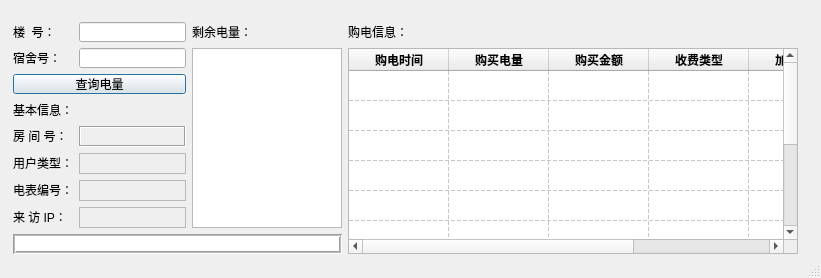
<?xml version="1.0" encoding="UTF-8"?>
<ui version="4.0">
 <class>ydcx</class>
 <widget class="QDialog" name="ydcx">
  <property name="enabled">
   <bool>true</bool>
  </property>
  <property name="geometry">
   <rect>
    <x>0</x>
    <y>0</y>
    <width>821</width>
    <height>278</height>
   </rect>
  </property>
  <property name="windowTitle">
   <string>ydcx</string>
  </property>
  <property name="sizeGripEnabled">
   <bool>true</bool>
  </property>
  <property name="modal">
   <bool>true</bool>
  </property>
  <widget class="QWidget" name="">
   <property name="geometry">
    <rect>
     <x>2</x>
     <y>11</y>
     <width>807</width>
     <height>254</height>
    </rect>
   </property>
   <layout class="QHBoxLayout" name="horizontalLayout_12">
    <item>
     <layout class="QVBoxLayout" name="verticalLayout_6">
      <item>
       <layout class="QHBoxLayout" name="horizontalLayout_11">
        <item>
         <layout class="QVBoxLayout" name="verticalLayout_5">
          <item>
           <layout class="QVBoxLayout" name="verticalLayout_3">
            <item>
             <layout class="QHBoxLayout" name="horizontalLayout">
              <item>
               <widget class="QLabel" name="label_building">
                <property name="enabled">
                 <bool>true</bool>
                </property>
                <property name="sizePolicy">
                 <sizepolicy hsizetype="Fixed" vsizetype="Fixed">
                  <horstretch>0</horstretch>
                  <verstretch>0</verstretch>
                 </sizepolicy>
                </property>
                <property name="minimumSize">
                 <size>
                  <width>60</width>
                  <height>20</height>
                 </size>
                </property>
                <property name="maximumSize">
                 <size>
                  <width>16777215</width>
                  <height>20</height>
                 </size>
                </property>
                <property name="text">
                 <string>楼  号：</string>
                </property>
               </widget>
              </item>
              <item>
               <widget class="QLineEdit" name="ledit_building">
                <property name="enabled">
                 <bool>true</bool>
                </property>
                <property name="maximumSize">
                 <size>
                  <width>16777215</width>
                  <height>20</height>
                 </size>
                </property>
               </widget>
              </item>
             </layout>
            </item>
            <item>
             <layout class="QHBoxLayout" name="horizontalLayout_2">
              <item>
               <widget class="QLabel" name="label_fangjianhao">
                <property name="enabled">
                 <bool>true</bool>
                </property>
                <property name="sizePolicy">
                 <sizepolicy hsizetype="Fixed" vsizetype="Fixed">
                  <horstretch>0</horstretch>
                  <verstretch>0</verstretch>
                 </sizepolicy>
                </property>
                <property name="minimumSize">
                 <size>
                  <width>60</width>
                  <height>20</height>
                 </size>
                </property>
                <property name="maximumSize">
                 <size>
                  <width>60</width>
                  <height>20</height>
                 </size>
                </property>
                <property name="text">
                 <string>宿舍号：</string>
                </property>
               </widget>
              </item>
              <item>
               <widget class="QLineEdit" name="ledit_home">
                <property name="sizePolicy">
                 <sizepolicy hsizetype="Expanding" vsizetype="Fixed">
                  <horstretch>0</horstretch>
                  <verstretch>0</verstretch>
                 </sizepolicy>
                </property>
                <property name="maximumSize">
                 <size>
                  <width>16777215</width>
                  <height>20</height>
                 </size>
                </property>
               </widget>
              </item>
             </layout>
            </item>
            <item>
             <layout class="QHBoxLayout" name="horizontalLayout_6">
              <item>
               <widget class="QPushButton" name="bt_search">
                <property name="maximumSize">
                 <size>
                  <width>16777215</width>
                  <height>20</height>
                 </size>
                </property>
                <property name="text">
                 <string>查询电量</string>
                </property>
               </widget>
              </item>
             </layout>
            </item>
           </layout>
          </item>
          <item>
           <layout class="QVBoxLayout" name="verticalLayout_4">
            <property name="sizeConstraint">
             <enum>QLayout::SetDefaultConstraint</enum>
            </property>
            <item>
             <layout class="QHBoxLayout" name="horizontalLayout_3">
              <item>
               <widget class="QLabel" name="label_jibenxinxi">
                <property name="sizePolicy">
                 <sizepolicy hsizetype="Preferred" vsizetype="Fixed">
                  <horstretch>0</horstretch>
                  <verstretch>0</verstretch>
                 </sizepolicy>
                </property>
                <property name="maximumSize">
                 <size>
                  <width>60</width>
                  <height>20</height>
                 </size>
                </property>
                <property name="text">
                 <string>基本信息：</string>
                </property>
               </widget>
              </item>
              <item>
               <spacer name="horizontalSpacer_2">
                <property name="orientation">
                 <enum>Qt::Horizontal</enum>
                </property>
                <property name="sizeHint" stdset="0">
                 <size>
                  <width>40</width>
                  <height>20</height>
                 </size>
                </property>
               </spacer>
              </item>
             </layout>
            </item>
            <item>
             <layout class="QHBoxLayout" name="horizontalLayout_7">
              <item>
               <widget class="QLabel" name="label_labfangjianhao_1">
                <property name="sizePolicy">
                 <sizepolicy hsizetype="Fixed" vsizetype="Fixed">
                  <horstretch>0</horstretch>
                  <verstretch>0</verstretch>
                 </sizepolicy>
                </property>
                <property name="maximumSize">
                 <size>
                  <width>60</width>
                  <height>20</height>
                 </size>
                </property>
                <property name="frameShape">
                 <enum>QFrame::NoFrame</enum>
                </property>
                <property name="text">
                 <string>房 间 号：</string>
                </property>
               </widget>
              </item>
              <item>
               <widget class="QLabel" name="label_labfangjianhao_2">
                <property name="enabled">
                 <bool>true</bool>
                </property>
                <property name="autoFillBackground">
                 <bool>false</bool>
                </property>
                <property name="frameShape">
                 <enum>QFrame::Box</enum>
                </property>
                <property name="frameShadow">
                 <enum>QFrame::Sunken</enum>
                </property>
                <property name="text">
                 <string/>
                </property>
                <property name="textFormat">
                 <enum>Qt::AutoText</enum>
                </property>
                <property name="scaledContents">
                 <bool>false</bool>
                </property>
               </widget>
              </item>
             </layout>
            </item>
            <item>
             <layout class="QHBoxLayout" name="horizontalLayout_8">
              <item>
               <widget class="QLabel" name="label_usertype_1">
                <property name="sizePolicy">
                 <sizepolicy hsizetype="Fixed" vsizetype="Fixed">
                  <horstretch>0</horstretch>
                  <verstretch>0</verstretch>
                 </sizepolicy>
                </property>
                <property name="maximumSize">
                 <size>
                  <width>60</width>
                  <height>20</height>
                 </size>
                </property>
                <property name="text">
                 <string>用户类型：</string>
                </property>
               </widget>
              </item>
              <item>
               <widget class="QLabel" name="label_usertype_2">
                <property name="enabled">
                 <bool>true</bool>
                </property>
                <property name="frameShape">
                 <enum>QFrame::StyledPanel</enum>
                </property>
                <property name="text">
                 <string/>
                </property>
               </widget>
              </item>
             </layout>
            </item>
            <item>
             <layout class="QHBoxLayout" name="horizontalLayout_9">
              <item>
               <widget class="QLabel" name="label_labbiaohao_1">
                <property name="sizePolicy">
                 <sizepolicy hsizetype="Fixed" vsizetype="Fixed">
                  <horstretch>0</horstretch>
                  <verstretch>0</verstretch>
                 </sizepolicy>
                </property>
                <property name="maximumSize">
                 <size>
                  <width>60</width>
                  <height>20</height>
                 </size>
                </property>
                <property name="text">
                 <string>电表编号：</string>
                </property>
               </widget>
              </item>
              <item>
               <widget class="QLabel" name="label_labbiaohao_2">
                <property name="enabled">
                 <bool>true</bool>
                </property>
                <property name="frameShape">
                 <enum>QFrame::StyledPanel</enum>
                </property>
                <property name="text">
                 <string/>
                </property>
               </widget>
              </item>
             </layout>
            </item>
            <item>
             <layout class="QHBoxLayout" name="horizontalLayout_10">
              <item>
               <widget class="QLabel" name="label_laifangip_1">
                <property name="sizePolicy">
                 <sizepolicy hsizetype="Fixed" vsizetype="Fixed">
                  <horstretch>0</horstretch>
                  <verstretch>0</verstretch>
                 </sizepolicy>
                </property>
                <property name="maximumSize">
                 <size>
                  <width>60</width>
                  <height>20</height>
                 </size>
                </property>
                <property name="text">
                 <string>来 访 IP：</string>
                </property>
               </widget>
              </item>
              <item>
               <widget class="QLabel" name="label_laifangip_2">
                <property name="enabled">
                 <bool>true</bool>
                </property>
                <property name="frameShape">
                 <enum>QFrame::StyledPanel</enum>
                </property>
                <property name="text">
                 <string/>
                </property>
               </widget>
              </item>
             </layout>
            </item>
           </layout>
          </item>
         </layout>
        </item>
        <item>
         <layout class="QVBoxLayout" name="verticalLayout">
          <item>
           <layout class="QHBoxLayout" name="horizontalLayout_4">
            <item>
             <widget class="QLabel" name="label_time_energy">
              <property name="text">
               <string>剩余电量：</string>
              </property>
             </widget>
            </item>
            <item>
             <spacer name="horizontalSpacer_3">
              <property name="orientation">
               <enum>Qt::Horizontal</enum>
              </property>
              <property name="sizeHint" stdset="0">
               <size>
                <width>20</width>
                <height>20</height>
               </size>
              </property>
             </spacer>
            </item>
           </layout>
          </item>
          <item>
           <widget class="QListWidget" name="listWgt_time_energy">
            <property name="enabled">
             <bool>true</bool>
            </property>
            <property name="sizePolicy">
             <sizepolicy hsizetype="Expanding" vsizetype="Expanding">
              <horstretch>1</horstretch>
              <verstretch>0</verstretch>
             </sizepolicy>
            </property>
            <property name="maximumSize">
             <size>
              <width>150</width>
              <height>16777215</height>
             </size>
            </property>
            <property name="modelColumn">
             <number>0</number>
            </property>
           </widget>
          </item>
         </layout>
        </item>
       </layout>
      </item>
      <item>
       <widget class="QTextEdit" name="tEdit_fangwenzhe">
        <property name="enabled">
         <bool>true</bool>
        </property>
        <property name="maximumSize">
         <size>
          <width>16777215</width>
          <height>20</height>
         </size>
        </property>
        <property name="frameShape">
         <enum>QFrame::Box</enum>
        </property>
        <property name="lineWidth">
         <number>1</number>
        </property>
        <property name="midLineWidth">
         <number>1</number>
        </property>
        <property name="verticalScrollBarPolicy">
         <enum>Qt::ScrollBarAlwaysOff</enum>
        </property>
        <property name="sizeAdjustPolicy">
         <enum>QAbstractScrollArea::AdjustToContentsOnFirstShow</enum>
        </property>
        <property name="readOnly">
         <bool>true</bool>
        </property>
       </widget>
      </item>
     </layout>
    </item>
    <item>
     <layout class="QVBoxLayout" name="verticalLayout_2">
      <item>
       <layout class="QHBoxLayout" name="horizontalLayout_5">
        <item>
         <widget class="QLabel" name="label_goudian">
          <property name="text">
           <string>购电信息：</string>
          </property>
         </widget>
        </item>
        <item>
         <spacer name="horizontalSpacer_4">
          <property name="orientation">
           <enum>Qt::Horizontal</enum>
          </property>
          <property name="sizeHint" stdset="0">
           <size>
            <width>40</width>
            <height>20</height>
           </size>
          </property>
         </spacer>
        </item>
       </layout>
      </item>
      <item>
       <widget class="QTableWidget" name="tblWgt_goudian">
        <property name="enabled">
         <bool>true</bool>
        </property>
        <property name="sizePolicy">
         <sizepolicy hsizetype="Fixed" vsizetype="Expanding">
          <horstretch>0</horstretch>
          <verstretch>0</verstretch>
         </sizepolicy>
        </property>
        <property name="minimumSize">
         <size>
          <width>450</width>
          <height>0</height>
         </size>
        </property>
        <property name="maximumSize">
         <size>
          <width>16777215</width>
          <height>16777215</height>
         </size>
        </property>
        <property name="lineWidth">
         <number>0</number>
        </property>
        <property name="editTriggers">
         <set>QAbstractItemView::NoEditTriggers</set>
        </property>
        <property name="tabKeyNavigation">
         <bool>false</bool>
        </property>
        <property name="showDropIndicator" stdset="0">
         <bool>false</bool>
        </property>
        <property name="dragDropOverwriteMode">
         <bool>false</bool>
        </property>
        <property name="gridStyle">
         <enum>Qt::DashLine</enum>
        </property>
        <property name="wordWrap">
         <bool>false</bool>
        </property>
        <property name="rowCount">
         <number>10</number>
        </property>
        <property name="columnCount">
         <number>6</number>
        </property>
        <attribute name="verticalHeaderVisible">
         <bool>false</bool>
        </attribute>
        <row/>
        <row/>
        <row/>
        <row/>
        <row/>
        <row/>
        <row/>
        <row/>
        <row/>
        <row/>
        <column>
         <property name="text">
          <string>购电时间</string>
         </property>
         <property name="font">
          <font>
           <weight>75</weight>
           <bold>true</bold>
          </font>
         </property>
         <property name="textAlignment">
          <set>AlignCenter</set>
         </property>
        </column>
        <column>
         <property name="text">
          <string>购买电量</string>
         </property>
         <property name="font">
          <font>
           <weight>75</weight>
           <bold>true</bold>
          </font>
         </property>
         <property name="textAlignment">
          <set>AlignCenter</set>
         </property>
        </column>
        <column>
         <property name="text">
          <string>购买金额</string>
         </property>
         <property name="font">
          <font>
           <weight>75</weight>
           <bold>true</bold>
          </font>
         </property>
         <property name="textAlignment">
          <set>AlignCenter</set>
         </property>
        </column>
        <column>
         <property name="text">
          <string>收费类型</string>
         </property>
         <property name="font">
          <font>
           <weight>75</weight>
           <bold>true</bold>
          </font>
         </property>
         <property name="textAlignment">
          <set>AlignCenter</set>
         </property>
        </column>
        <column>
         <property name="text">
          <string>加电状态</string>
         </property>
         <property name="font">
          <font>
           <weight>75</weight>
           <bold>true</bold>
          </font>
         </property>
         <property name="textAlignment">
          <set>AlignCenter</set>
         </property>
        </column>
        <column>
         <property name="text">
          <string>操作员名</string>
         </property>
         <property name="font">
          <font>
           <weight>75</weight>
           <bold>true</bold>
          </font>
         </property>
         <property name="textAlignment">
          <set>AlignCenter</set>
         </property>
        </column>
       </widget>
      </item>
     </layout>
    </item>
   </layout>
  </widget>
  <zorder></zorder>
  <zorder></zorder>
  <zorder>horizontalSpacer_5</zorder>
  <zorder>horizontalSpacer_6</zorder>
 </widget>
 <layoutdefault spacing="6" margin="11"/>
 <resources/>
 <connections/>
</ui>
